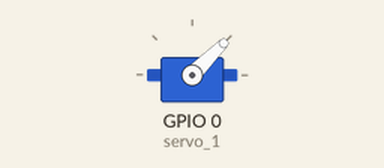
This sketch was run on a simulated ESP32. Shown: servo.

Above: at 0.05 s.
At 1.5 s:
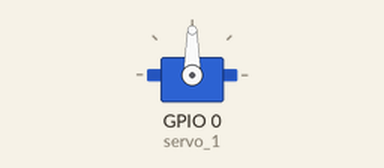
At 3.0 s:
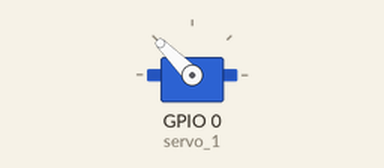
Timing chart, 0 to 6.9 s (numbered marks = the images above):
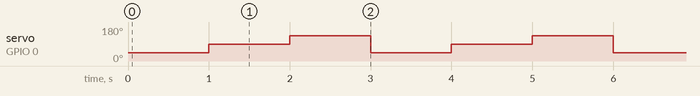

The sketch:

Controlling_servo_motor.ino
```cpp
#include <Servo.h>

Servo servo_1;

void setup (){
  servo_1.attach(0);
}

void loop(){
  servo_1.write (45);
  delay (1000);
  servo_1.write (90);
  delay (1000);
  servo_1.write(135);
delay(1000);
  servo_1.write(180);
}
```

Measured:
- by itself, servo on GPIO 0 (servo_1): repeats every 3.0 s: 135° 1.0 s, 45° 1.0 s, 90° 1.0 s
